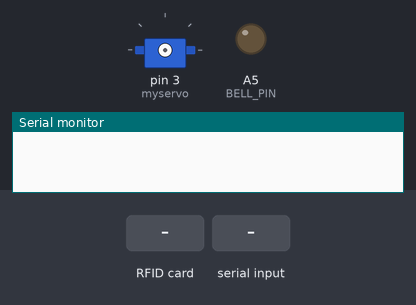
Simulated run of this sketch. Board: Arduino Uno, built with avr-gcc and run on an emulated ATmega328P. On the bench: servo, output pins drawn as LEDs (lit = HIGH), the last lines printed to the serial monitor. Dashed ring = blinking. Inputs (shaded band) come from the test bench. Pins used as bus, display or sensor lines are not drawn.

Above: at 1.2 s.
1.3 s: RFID card 5E 7A 19 C4 held to the reader
At 1.8 s:
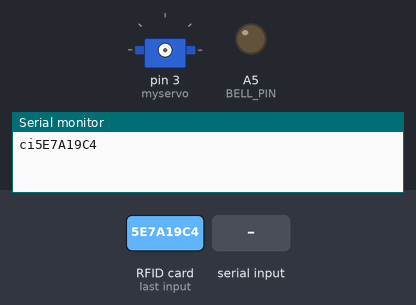
2.9 s: "1" received over Serial
At 3.46 s:
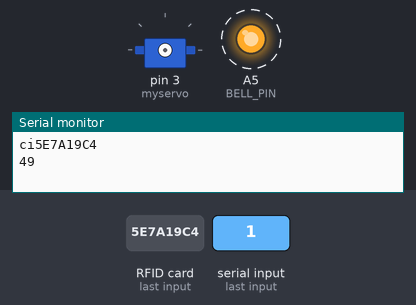
5.1 s: RFID card 5E 7A 19 C4 held to the reader
At 7.2 s:
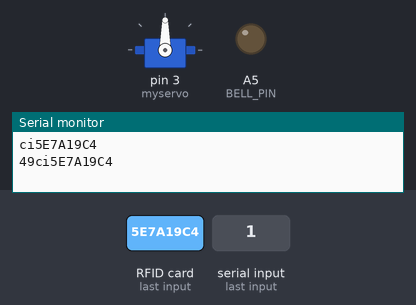
Timing chart, 0 to 8.7 s (numbered marks = the images above; inputs shaded):
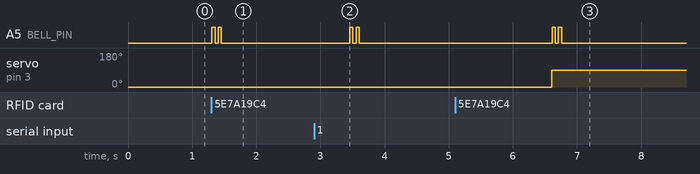

Measured:
- after the input at 1.3 s, A5 (BELL_PIN): alternates HIGH for 0.05 s and LOW for 0.05 s, 4 changes in all, then stays LOW, starting at once
- after the input at 2.9 s, A5 (BELL_PIN): alternates HIGH for 0.05 s and LOW for 0.05 s, 4 changes in all, then stays LOW, starting after 0.56 s
- after the input at 5.1 s, A5 (BELL_PIN): alternates HIGH for 0.05 s and LOW for 0.05 s, 4 changes in all, then stays LOW, starting after 1.5 s

The sketch:

code_RFID.ino
```cpp
#include <SPI.h>
#include <MFRC522.h>
#include <Servo.h>

#define RST_PIN         9           // Configurable, see typical pin layout above
#define SS_PIN          10          // Configurable, see typical pin layout above
Servo myservo;
int BELL_PIN = A5;
long teststr;

MFRC522 mfrc522(SS_PIN, RST_PIN);   // Create MFRC522 instance.

void setup()
{
    pinMode(BELL_PIN, OUTPUT);
    SPI.begin();        // Init SPI bus
    mfrc522.PCD_Init(); // Init MFRC522 card
    Serial.begin(9600); // Initialize serial communications with the PC
}
void loop() {


 while (Serial.available())
    {
        teststr = Serial.read();  //read until timeout
        Serial.print(teststr);
    }
    if(teststr=='1')
    {
    digitalWrite(BELL_PIN, HIGH);
      delay(50);
      digitalWrite(BELL_PIN, LOW);
      delay(50);
      digitalWrite(BELL_PIN, HIGH);
      delay(50);
      digitalWrite(BELL_PIN, LOW);
    myservo.attach(3);
    myservo.write(0);
    teststr="";
    delay(3000);
    myservo.write(90);
    pinMode(3, OUTPUT);
    digitalWrite(3, LOW);
    }


        // Look for new cards
    if ( ! mfrc522.PICC_IsNewCardPresent())
        return;
    // Select one of the cards
    if ( ! mfrc522.PICC_ReadCardSerial())
        return;

      Serial.print("ci"); /*Xu dung cho xe vao*/
      //Serial.print("co");   /*Xu dung cho xe ra*/
      Serial.print(mfrc522.uid.uidByte[0], HEX);
      Serial.print(mfrc522.uid.uidByte[1], HEX);
      Serial.print(mfrc522.uid.uidByte[2], HEX);
      Serial.println(mfrc522.uid.uidByte[3], HEX);
      digitalWrite(BELL_PIN, HIGH);
      delay(50);
      digitalWrite(BELL_PIN, LOW);
      delay(50);
      digitalWrite(BELL_PIN, HIGH);
      delay(50);
      digitalWrite(BELL_PIN, LOW);
      delay(2000);
}
```
